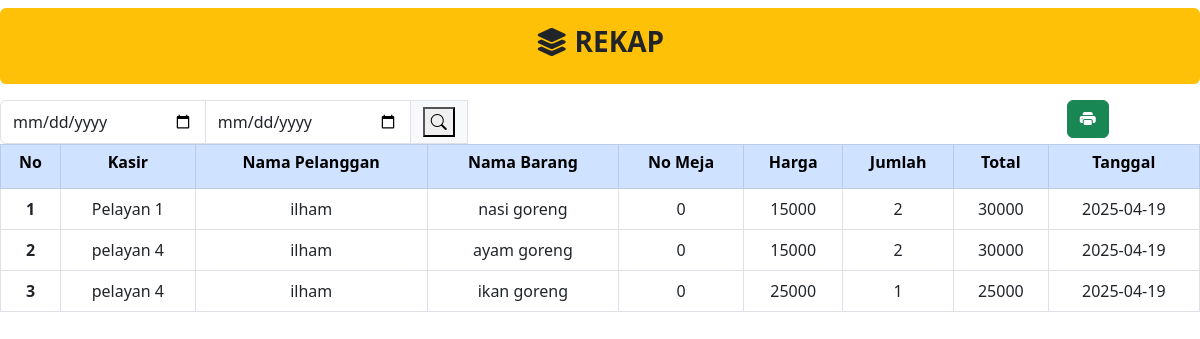
The app's page /search2.php with its own data.
### tables this page shows
CREATE TABLE `transaksi` (
  `no` int(11) NOT NULL,
  `kasir` varchar(15) NOT NULL,
  `namapelanggan` varchar(30) NOT NULL,
  `namaproduk` varchar(20) NOT NULL,
  `meja` int(6) NOT NULL,
  `harga` int(20) NOT NULL,
  `jumlah` int(10) NOT NULL,
  `total` int(15) NOT NULL,
  `tanggal` date NOT NULL DEFAULT curdate()
);

### search2.php (the view, shortened to what this page needs)
<?php
include "boot.php";
?>
    <div class="alert bg-warning mt-2 text-center" role="alert">
        <h3><b><i class="fa-solid fa-layer-group"></i> REKAP</b></h3>
    </div>
    <div class="text-center">
        <div class="col-7 ">
            <form action="tampil.php?page=6" method="get">
                <div class="input-group">
                    <input type="date" aria-label="First name" name="awal" class="form-control">
                    <input type="date" aria-label="Last name" name="akhir" class="form-control">
                    <span class="input-group-text"><button type="submit" name="cari"><i class="bi bi-search"></i></button></span>
                    <div class="col col-4 text-end">
                        <i class="btn btn-success" style="margin-left:600px; " onclick="printDiv('print')"
                            type="submit"><i class="bi bi-printer-fill"></i></i>
                    </div>
            </form>
        </div>
    </div>
    <fieldset id="print">
        <table class="table  table-bordered border-dark">
            <thead class="table-primary">
                <tr>
                    <th scope="col">
                        <h6><b>No</b></h6>
                    </th>
                    <th scope="col">
                        <h6><b>Kasir</b></h6>
                    </th>
                    <th scope="col">
                        <h6><b>Nama Pelanggan</b></h6>
                    </th>
                    <th scope="col">
                        <h6><b>Nama Barang</b></h6>
                    </th>
                    <th scope="col">
                        <h6><b>No Meja</b></h6>
                    </th>
                    <th scope="col">
                        <h6><b>Harga</b></h6>
                    </th>
                    <th scope="col">
                        <h6><b>Jumlah</b></h6>
                    </th>
                    <th scope="col">
                        <h6><b>Total</b></h6>
                    </th>
                    <th scope="col">
                        <h6><b>Tanggal</b></h6>
                    </th>
                </tr>
            </thead>
            <?php include "koneksi.php";
      @$cari = $_POST['awal'];
      if ($cari =="") {
        $tampil = $konek->query("select * from transaksi");
        while ($t = $tampil->fetch_array()) {
          @$no++;
      ?>
            <tbody class="table">
                <tr>
                    <th scope="row"><?php echo $no; ?></th>
                    <td><?php echo $t['kasir']; ?></td>
                    <td><?php echo $t['namapelanggan']; ?></td>
                    <td><?php echo $t['namaproduk']; ?></td>
                    <td><?php echo $t['meja']; ?></td>
                    <td><?php echo $t['harga']; ?></td>
                    <td><?php echo $t['jumlah']; ?></td>
                    <td><?php echo $t['total']; ?></td>
                    <td><?php echo $t['tanggal']; ?></td>
                    <?php
          }
        }
          ?>
                </tr>
            </tbody>
            </tbody>
        </table>
    </fieldset>
</body>

### records on screen
transaksi: kasir "Pelayan 1", namapelanggan "ilham", namaproduk "nasi goreng", meja "0", harga "15000", jumlah "2", total "30000", tanggal "2025-04-19"
transaksi: kasir "pelayan 4", namapelanggan "ilham", namaproduk "ayam goreng", meja "0", harga "15000", jumlah "2", total "30000", tanggal "2025-04-19"
transaksi: kasir "pelayan 4", namapelanggan "ilham", namaproduk "ikan goreng", meja "0", harga "25000", jumlah "1", total "25000", tanggal "2025-04-19"
